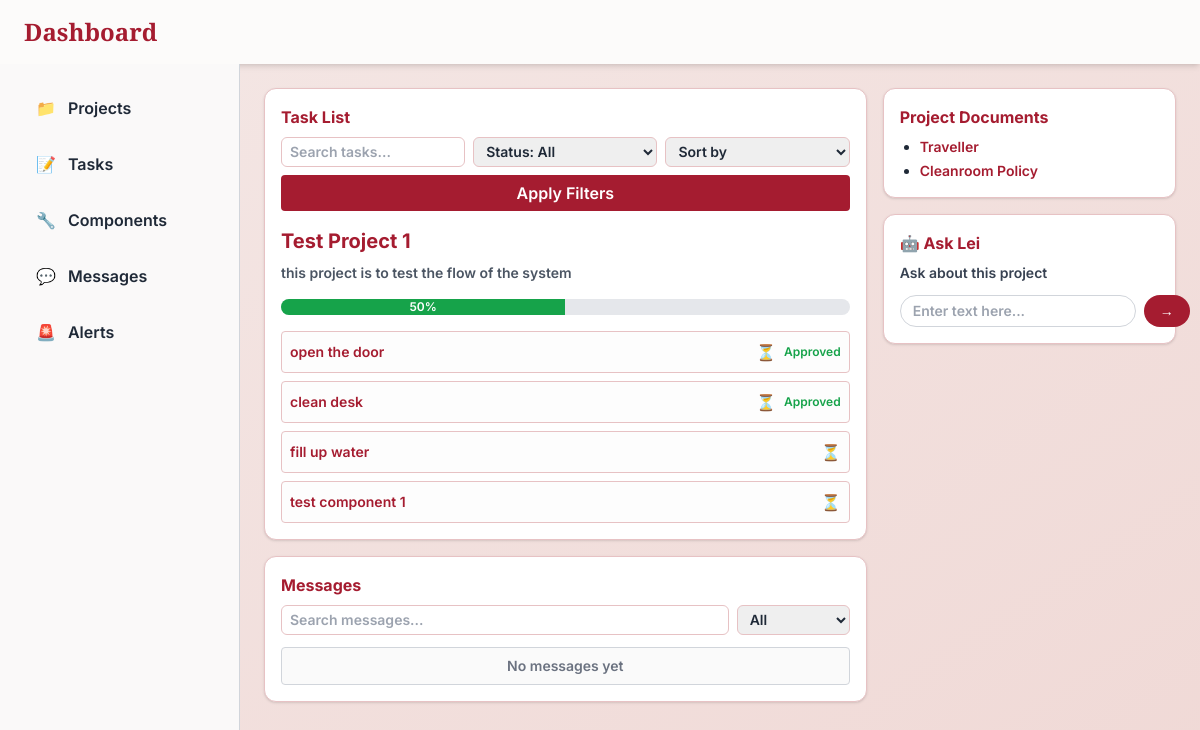
Before: /tech/projects/1/ (signed in) with the older database file.
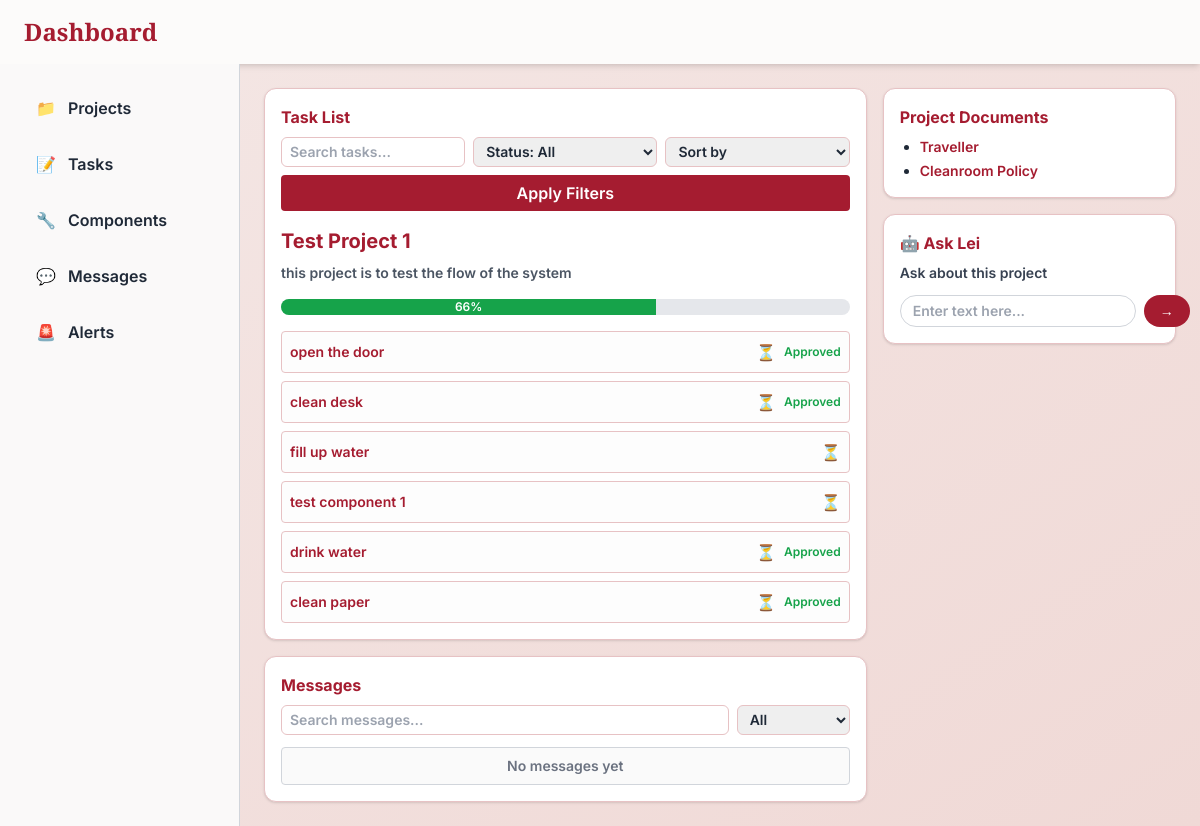
After: the same page with the newer database file.
### tracker/models.py (models this page shows, shortened)
class Project(models.Model):
    name = models.CharField(max_length=100)
    description = models.TextField(blank=True)
    start_date = models.DateField(null=True, blank=True)
    end_date = models.DateField(null=True, blank=True)
    status = models.CharField(
        max_length=20,
        choices=[('ongoing', 'Ongoing'), ('completed', 'Completed'), ('paused', 'Paused')],
        default='ongoing'
    )
    progress = models.FloatField(default=0)
    assigned_users = models.ManyToManyField(User, related_name='assigned_projects', blank=True)
    @property
    def progress(self):
        total = self.tasks.count()
        if total == 0:
            return 0
        approved = self.tasks.filter(is_approved=True).count()
        return int((approved / total) * 100)

class Task(models.Model):
    section = models.CharField(max_length=20, blank=True, null=True)
    title = models.CharField(max_length=100)
    description = models.TextField(blank=True)
    project = models.ForeignKey(Project, on_delete=models.CASCADE, related_name='tasks', null=True, blank=True)
    component = models.ForeignKey(Component, on_delete=models.SET_NULL, null=True, blank=True)
    assigned_to = models.ForeignKey(User, on_delete=models.SET_NULL, null=True, blank=True)
    completed = models.BooleanField(default=False)
    submitted_for_approval = models.BooleanField(default=False)
    is_approved = models.BooleanField(default=False)
    notes = models.TextField(blank=True, null=True)
    image = models.ImageField(upload_to='tasks/images/', blank=True, null=True)
    video = models.FileField(upload_to='tasks/videos/', blank=True, null=True)
    audio = models.FileField(upload_to='tasks/audio/', blank=True, null=True)
    document = models.FileField(upload_to='tasks/docs/', blank=True, null=True)
    due_date = models.DateField(null=True, blank=True)
    status = models.CharField(
        max_length=20,
        choices=[('todo', 'To Do'), ('in_progress', 'In Progress'), ('completed', 'Completed'), ('approved', 'Approved')],
        default='todo'
    )
    created_at = models.DateTimeField(auto_now_add=True)

### tracker/views.py (the view)
# urls.py: path('tech/projects/<int:project_id>/', views.tech_project_detail_view, name='tech_project_detail'),
@login_required
def tech_project_detail_view(request, project_id):
    project = get_object_or_404(Project, id=project_id)
    tasks = Task.objects.filter(project=project, assigned_to=request.user)
    search_query = request.GET.get('search', '')
    status_filter = request.GET.get('status', 'all')
    sort_by = request.GET.get('sort', '')
    if search_query:
        tasks = tasks.filter(title__icontains=search_query)
    if status_filter == 'completed':
        tasks = tasks.filter(is_completed=True)
    elif status_filter == 'pending':
        tasks = tasks.filter(is_completed=False)
    if sort_by == 'due':
        tasks = tasks.order_by('due_date')
    elif sort_by == 'priority':
        tasks = tasks.order_by('-priority')
    return render(request, 'tracker/tech_project_detail.html', {
        'project': project,
        'tasks': tasks,
        'search_query': search_query,
        'status_filter': status_filter,
        'sort_by': sort_by,
    })

### tracker/templates/tracker/tech_project_detail.html (shortened to what the changed rows need)
<!DOCTYPE html>
<html lang="en">
<head>
  <script src="https://cdn.tailwindcss.com"></script>
</head>
<body class="min-h-screen font-inter font-semibold flex flex-col bg-gradient-to-br from-[#f4e7e5] to-[#f0d9d6] text-gray-800 overflow-hidden">
  <header class="bg-[#fcfbfa] shadow-md px-6 py-4 flex justify-between items-center transition-all duration-500 ease-in-out">
    <h1 class="text-2xl font-playfair text-[#a51c30]">Dashboard</h1>
  </header>
  <main class="flex flex-1 min-h-0">
    <section class="flex-1 grid grid-cols-1 md:grid-cols-3 gap-4 p-6 animate-fade-in">
      <div class="md:col-span-2 flex flex-col gap-4">
        <div class="bg-white rounded-xl shadow border border-[#e7c2c4] p-4">
          <div class="flex justify-between items-center mb-2">
            <h2 class="text-md font-bold text-[#a51c30]">Task List</h2>
          </div>
          <form method="get" class="grid grid-cols-1 md:grid-cols-3 gap-2 mb-4">
            <input type="text" name="search" placeholder="Search tasks..." value="{{ search_query }}" class="text-sm px-2 py-1 border border-[#e7c2c4] rounded-md focus:outline-none focus:ring-2 focus:ring-[#a51c30]" />
            <select name="status" class="border border-[#e7c2c4] rounded-md px-2 py-1 text-sm focus:outline-none focus:ring-2 focus:ring-[#a51c30]">
            </select>
            <select name="sort" class="border border-[#e7c2c4] rounded-md px-2 py-1 text-sm focus:outline-none focus:ring-2 focus:ring-[#a51c30]">
            </select>
            <button type="submit" class="bg-[#a51c30] text-white px-4 py-1.5 rounded hover:bg-red-700 transition md:col-span-3">Apply Filters</button>
          </form>
          <h2 class="text-xl font-bold text-[#a51c30] mb-2">{{ project.name }}</h2>
          <p class="text-sm text-gray-600 mb-4">{{ project.description }}</p>
          <div class="w-full bg-gray-200 h-4 rounded-full overflow-hidden mb-4">
            <div class="bg-green-600 h-4 text-white text-xs text-center" style="width: {{ project.progress }}%;">
              {{ project.progress|floatformat:0 }}%
            </div>
          </div>
          <ul class="space-y-2">
            {% for task in tasks %}
              <li class="flex justify-between items-center bg-[#fdfdfd] border border-[#e7c2c4] rounded p-2">
                <a href="{% url 'project_task_detail' task.id %}" class="text-sm truncate text-[#a51c30] hover:underline">
                  {{ task.title }}
                </a>
                <div class="flex gap-2 items-center">
                  {% if task.is_completed %}✅{% else %}⏳{% endif %}
                  {% if task.is_approved %}
                    <span class="text-xs text-green-600 font-semibold">Approved</span>
                  {% elif task.is_completed %}
                    <form method="POST" action="{% url 'approve_task' task.id %}">
                      {% csrf_token %}
                      <button class="text-xs text-white bg-green-600 px-2 py-1 rounded">Approve</button>
                    </form>
                  {% endif %}
                </div>
              </li>
            {% empty %}
              <li class="text-sm text-gray-500">No tasks found.</li>
            {% endfor %}
          </ul>
        </div>
        <div class="bg-white rounded-xl shadow border border-[#e7c2c4] p-4">
          <h2 class="text-md font-bold text-[#a51c30] mb-2">Messages</h2>
        </div>
      </div>
      <div class="flex flex-col gap-4">
        <div class="bg-white rounded-xl shadow border border-[#e7c2c4] p-4">
          <h2 class="text-md font-bold text-[#a51c30] mb-2">Project Documents</h2>
        </div>
        <div class="bg-white rounded-xl shadow border border-[#e7c2c4] p-4">
          <h2 class="text-md font-bold text-[#a51c30] flex items-center gap-2">🤖 Ask Lei</h2>
        </div>
      </div>
    </section>
  </main>
</body>
</html>

Changed rows visible on the page:
computed for Project "Test Project 1": progress "50" → "66"
added Task: title "drink water", is_approved "Approved"
added Task: title "clean paper", is_approved "Approved"
Other visible differences:
{{ project.progress }}: 50 → 66 (drawn)
